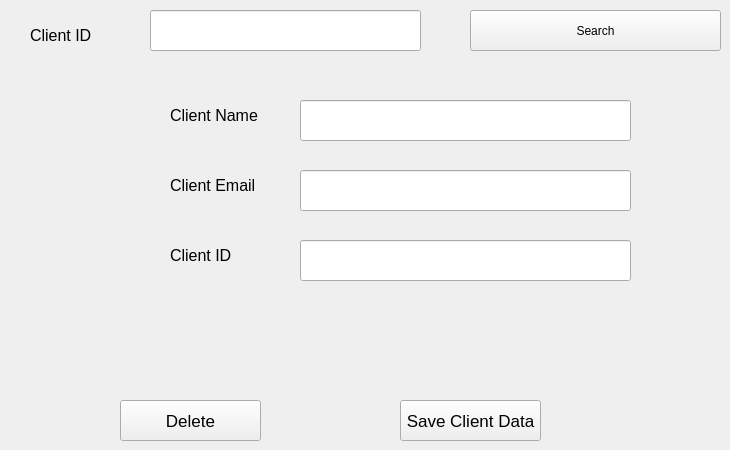
      <widget class="QWidget" name="tab_14">
       <attribute name="title">
        <string>Edit Or Delete A Client</string>
       </attribute>
       <widget class="QLabel" name="label_41">
        <property name="geometry">
         <rect>
          <x>30</x>
          <y>20</y>
          <width>91</width>
          <height>31</height>
         </rect>
        </property>
        <property name="font">
         <font>
          <pointsize>12</pointsize>
         </font>
        </property>
        <property name="text">
         <string>Client ID</string>
        </property>
       </widget>
       <widget class="QLineEdit" name="lineEdit_27">
        <property name="geometry">
         <rect>
          <x>150</x>
          <y>10</y>
          <width>271</width>
          <height>41</height>
         </rect>
        </property>
       </widget>
       <widget class="QPushButton" name="pushButton_18">
        <property name="geometry">
         <rect>
          <x>400</x>
          <y>400</y>
          <width>141</width>
          <height>41</height>
         </rect>
        </property>
        <property name="font">
         <font>
          <pointsize>13</pointsize>
         </font>
        </property>
        <property name="text">
         <string>Save Client Data</string>
        </property>
       </widget>
       <widget class="QPushButton" name="pushButton_19">
        <property name="geometry">
         <rect>
          <x>470</x>
          <y>10</y>
          <width>251</width>
          <height>41</height>
         </rect>
        </property>
        <property name="text">
         <string>Search</string>
        </property>
       </widget>
       <widget class="QPushButton" name="pushButton_20">
        <property name="geometry">
         <rect>
          <x>120</x>
          <y>400</y>
          <width>141</width>
          <height>41</height>
         </rect>
        </property>
        <property name="font">
         <font>
          <pointsize>13</pointsize>
         </font>
        </property>
        <property name="text">
         <string>Delete</string>
        </property>
       </widget>
       <widget class="QLabel" name="label_34">
        <property name="geometry">
         <rect>
          <x>170</x>
          <y>100</y>
          <width>101</width>
          <height>31</height>
         </rect>
        </property>
        <property name="font">
         <font>
          <pointsize>12</pointsize>
         </font>
        </property>
        <property name="text">
         <string>Client Name</string>
        </property>
       </widget>
       <widget class="QLineEdit" name="lineEdit_25">
        <property name="geometry">
         <rect>
          <x>300</x>
          <y>100</y>
          <width>331</width>
          <height>41</height>
         </rect>
        </property>
       </widget>
       <widget class="QLabel" name="label_35">
        <property name="geometry">
         <rect>
          <x>170</x>
          <y>170</y>
          <width>101</width>
          <height>31</height>
         </rect>
        </property>
        <property name="font">
         <font>
          <pointsize>12</pointsize>
         </font>
        </property>
        <property name="text">
         <string>Client Email</string>
        </property>
       </widget>
       <widget class="QLabel" name="label_36">
        <property name="geometry">
         <rect>
          <x>170</x>
          <y>240</y>
          <width>101</width>
          <height>31</height>
         </rect>
        </property>
        <property name="font">
         <font>
          <pointsize>12</pointsize>
         </font>
        </property>
        <property name="text">
         <string>Client ID</string>
        </property>
       </widget>
       <widget class="QLineEdit" name="lineEdit_26">
        <property name="geometry">
         <rect>
          <x>300</x>
          <y>240</y>
          <width>331</width>
          <height>41</height>
         </rect>
        </property>
       </widget>
       <widget class="QLineEdit" name="lineEdit_28">
        <property name="geometry">
         <rect>
          <x>300</x>
          <y>170</y>
          <width>331</width>
          <height>41</height>
         </rect>
        </property>
       </widget>
      </widget>
